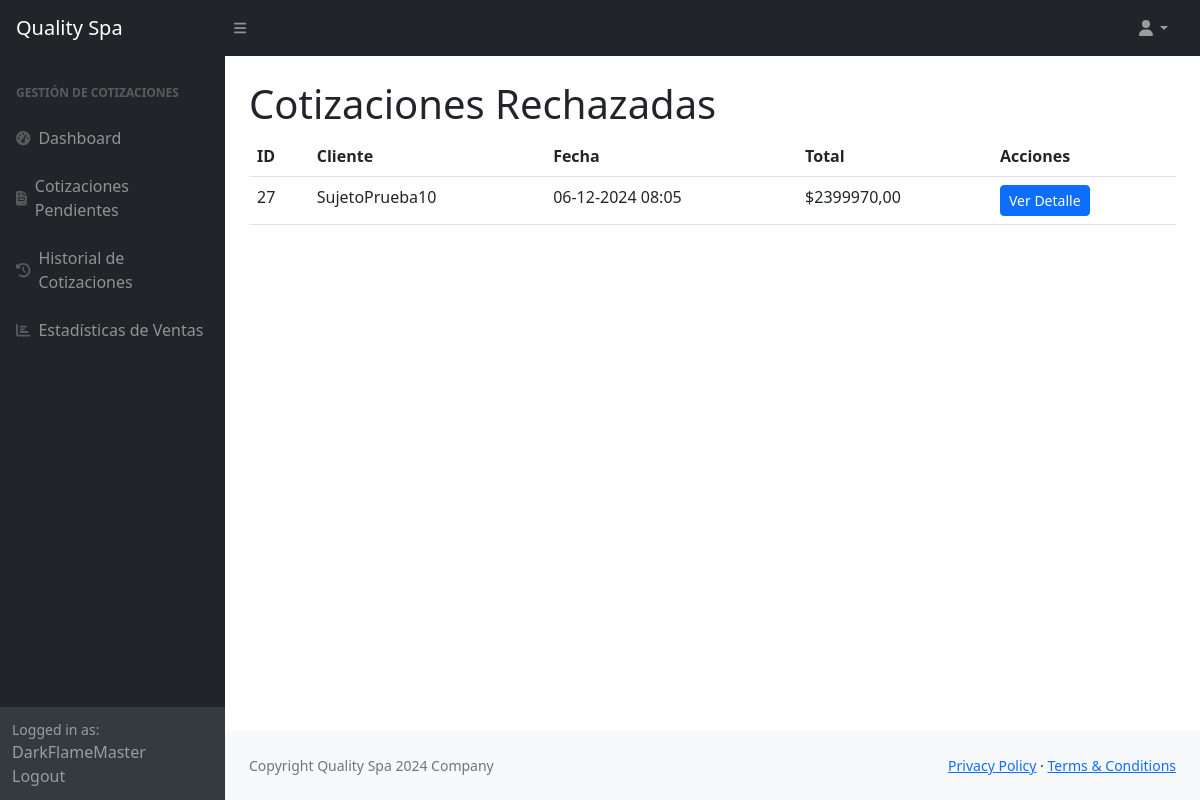
The page /cotizaciones/rechazadas/ (signed in) on the database as committed earlier.
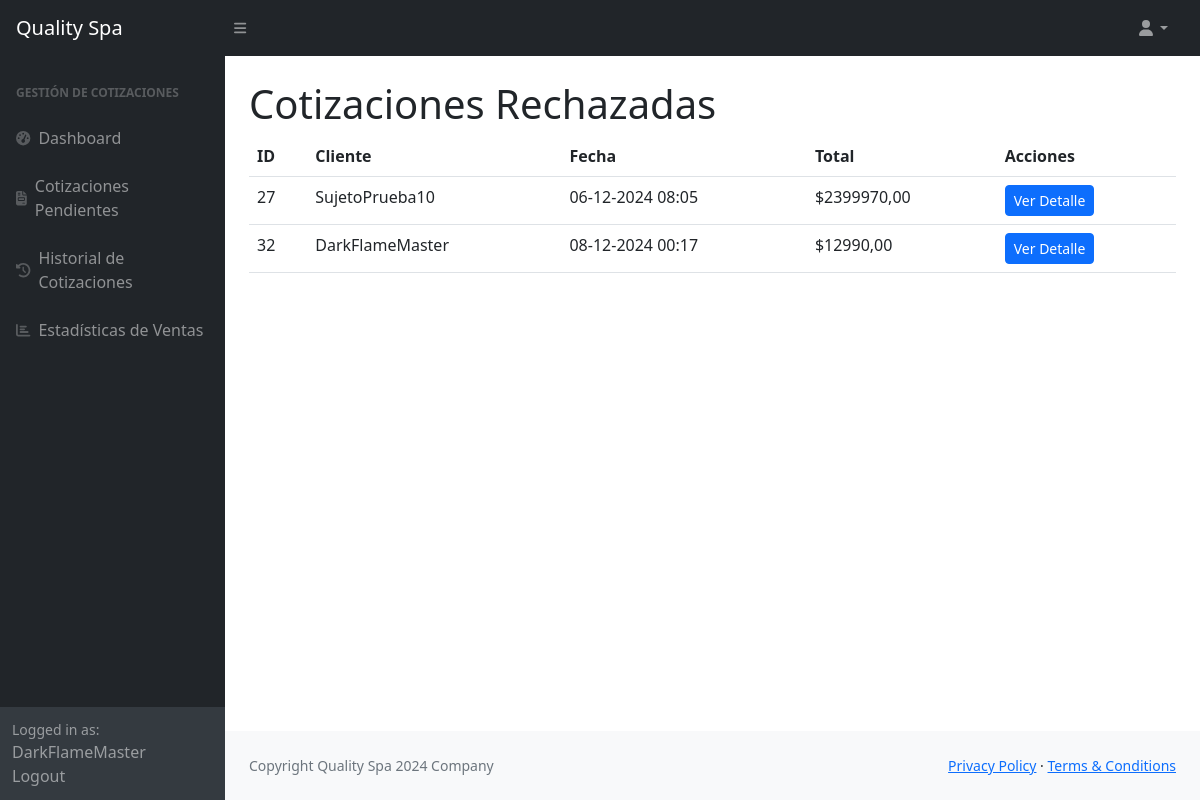
The same page on the database as committed later.
### Tienda/models.py (models this page shows, shortened)
class Cotizacion(models.Model):
    usuario = models.ForeignKey(User, on_delete=models.CASCADE)
    total = models.DecimalField(
        max_digits=10,
        decimal_places=2,
        validators=[MinValueValidator(1)],  # Valida que el total sea al menos 1
        verbose_name="Total"
    )
    cantidad_productos = models.IntegerField(
        validators=[MinValueValidator(1)],  # Valida que la cantidad de productos sea al menos 1
        verbose_name="Cantidad de Productos"
    )
    cotizacion_id = models.CharField(max_length=100, unique=True)
    fecha_creacion = models.DateTimeField(auto_now_add=True)
    productos_json = models.TextField(blank=True, null=True)
    pdf_file = models.FileField(upload_to='cotizaciones_pdfs/', null=True, blank=True)
    estado = models.CharField(
        max_length=20,
        choices=[
            ('pendiente', 'Pendiente'),
            ('aceptada', 'Aceptada'),
            ('rechazada', 'Rechazada'),
        ],
        default='pendiente',
    )
    cliente_nombre = models.CharField(max_length=50, blank=True, null=True)
    cliente_apellido = models.CharField(max_length=50, blank=True, null=True)
    cliente_telefono = models.CharField(max_length=15, blank=True, null=True)

### trabajadores/views.py (the view)
# urls.py: path('cotizaciones/rechazadas/', viewsTrabajadores.cotizaciones_rechazadas, name='cotizaciones_rechazadas'),
@login_required
def cotizaciones_rechazadas(request):
    cotizaciones = Cotizacion.objects.filter(estado='rechazada')
    context = {'cotizaciones': cotizaciones}
    return render(request, 'trabajadores/vendedor/cotizaciones_rechazadas.html', context)

### trabajadores/templates/trabajadores/vendedor/cotizaciones_rechazadas.html
{% extends 'trabajadores/base_trabajadores.html' %}
{% block dashboard %}
<a class="navbar-brand ps-3" href="{% url 'dashboard_vendedor' %}">Quality Spa</a>
{% endblock %}
{% block sidebar %}
<div id="layoutSidenav_nav">
    <nav class="sb-sidenav accordion sb-sidenav-dark" id="sidenavAccordion">
        <div class="sb-sidenav-menu">
            <div class="nav">
                <div class="sb-sidenav-menu-heading">Gestión de Cotizaciones</div>
                <a class="nav-link" href="{% url 'dashboard_vendedor' %}">
                    <div class="sb-nav-link-icon"><i class="fas fa-tachometer-alt"></i></div>
                    Dashboard
                </a>
                <a class="nav-link" href="{% url 'revisar_cotizaciones' %}">
                    <div class="sb-nav-link-icon"><i class="fas fa-file-invoice"></i></div>
                    Cotizaciones Pendientes
                </a>
                <a class="nav-link" href="{% url 'historial_cotizaciones' %}">
                    <div class="sb-nav-link-icon"><i class="fas fa-history"></i></div>
                    Historial de Cotizaciones
                </a>
                <a class="nav-link" href="{% url 'estadisticas_ventas' %}">
                    <div class="sb-nav-link-icon"><i class="fas fa-chart-bar"></i></div>
                    Estadísticas de Ventas
                </a>
            </div>
        </div>
        <div class="sb-sidenav-footer">
            <div class="small">Logged in as:</div>
            {{ user.username }}
            <a href="{% url 'vendedor_logout' %}" class="dropdown-item">Logout</a>
        </div>
    </nav>
</div>
{% endblock %}
{% block title %}
<h1 class="mt-4">Cotizaciones Rechazadas</h1>
{% endblock %}
{% block content1 %}
    <table class="table">
        <thead>
            <tr>
                <th>ID</th>
                <th>Cliente</th>
                <th>Fecha</th>
                <th>Total</th>
                <th>Acciones</th>
            </tr>
        </thead>
        <tbody>
            {% for cotizacion in cotizaciones %}
            <tr>
                <td>{{ cotizacion.id }}</td>
                <td>{{ cotizacion.usuario.username }}</td>
                <td>{{ cotizacion.fecha_creacion|date:"d-m-Y H:i" }}</td>
                <td>${{ cotizacion.total }}</td>
                <td><a href="{% url 'detalle_cotizacion' cotizacion.id %}" class="btn btn-primary btn-sm">Ver Detalle</a></td>
            </tr>
            {% empty %}
            <tr>
                <td colspan="4" class="text-center">No hay cotizaciones rechazadas.</td>
            </tr>
            {% endfor %}
        </tbody>
    </table>
{% endblock %}

Rows that differ between the two databases and show on the page:
now on this page (row edited): Cotizacion: id "32", usuario.username "DarkFlameMaster", fecha_creacion "08-12-2024 00:17", total "12990,00"
